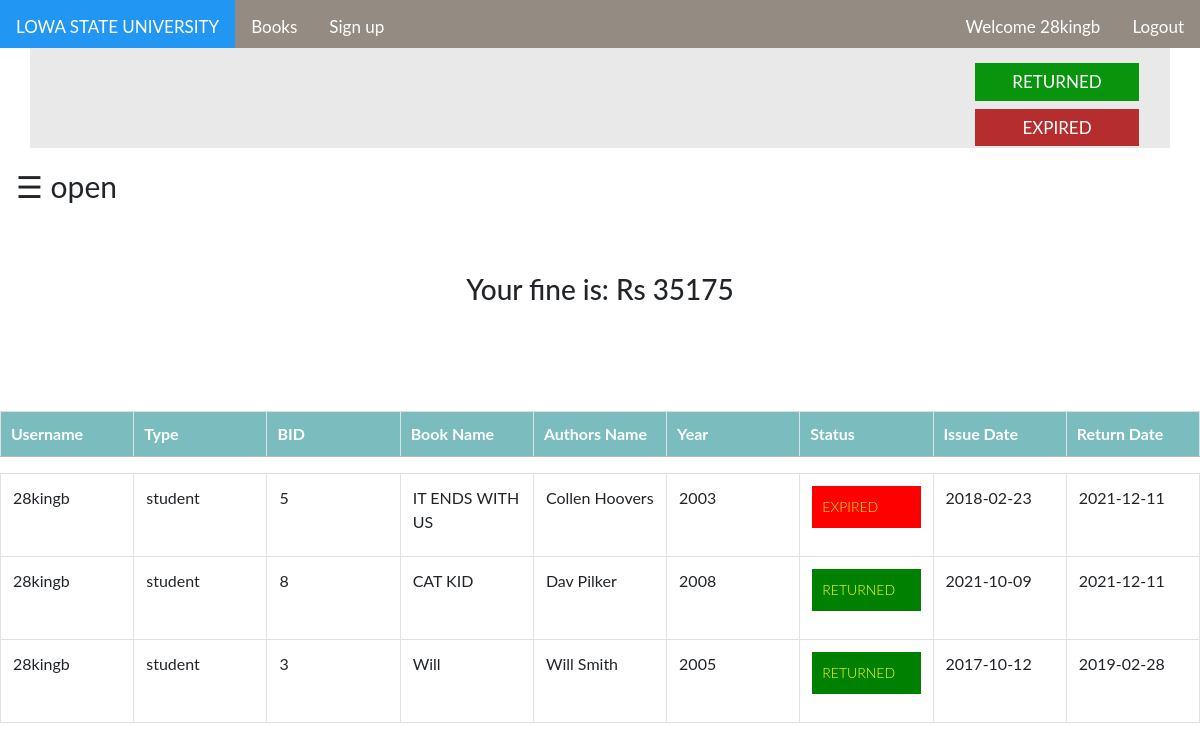
Screenshot of /student/expired.php (signed in) with the database file from the repository.
### tables this page shows
CREATE TABLE `student` (
  `first` varchar(100) NOT NULL,
  `last` varchar(100) NOT NULL,
  `dob` date NOT NULL,
  `username` varchar(100) NOT NULL,
  `email` varchar(100) NOT NULL,
  `contact` int(100) NOT NULL,
  `address` varchar(100) NOT NULL,
  `gender` varchar(100) NOT NULL,
  `type` varchar(100) NOT NULL,
  `password` varchar(100) NOT NULL
);

CREATE TABLE `books` (
  `bid` int(100) NOT NULL,
  `name` varchar(100) NOT NULL,
  `authors` varchar(100) NOT NULL,
  `year` varchar(100) NOT NULL,
  `status` varchar(100) NOT NULL,
  `quantity` int(100) NOT NULL,
  `department` varchar(100) NOT NULL
);

CREATE TABLE `issue_book` (
  `username` varchar(100) NOT NULL,
  `bid` int(100) NOT NULL,
  `approve` varchar(100) NOT NULL,
  `issue` varchar(100) NOT NULL,
  `returned` varchar(100) NOT NULL
);

### student/expired.php (the view, shortened to what this page needs)
<?php
include "connection.php";
include "navbar.php";
 ?>
<!doctype html>
<html>
<head>
</head>
<body>
<div class="container">
<div class="container-btn">
<form method="post">
<button type="submit" name="submit2" class="btn-returned">RETURNED</button>
<button type="submit" name="submit3" class="btn-expired">EXPIRED</button>
</form>
</div>
</div>
  <div id="main">
  <span style="font-size:30px;cursor:pointer" onclick="openNav()">&#9776; open</span>
  </div>
  <section class="listofbooks">
  <br>
  <br>
          <?php
          if(isset($_SESSION['login_user']))
          {
          ?>
          <?php
          $var=0;
          $var2=$var+$_SESSION['fine'];
        ?>
        <h3>Your fine is:
        <?php
        echo "Rs ".$var2;
        ?>
        </h3>
        <br><br><br><br>
        <?php
        }
         $ret='<p style="color:yellow; background-color:green;">RETURNED</p>';
        if(isset($_POST['submit2']))
        {
        $sql="SELECT student.username,type,books.bid,name,authors,year,approve,issue,issue_book.returned FROM student inner join issue_book ON student.username=issue_book.username inner join books ON issue_book.bid=books.bid WHERE issue_book.approve ='$ret' and issue_book.username ='$_SESSION[login_user]'  ORDER BY `issue_book`.`returned` DESC";
        $res=mysqli_query($db,$sql);
        }
        else
        {
        $sql="SELECT student.username,type,books.bid,name,authors,year,approve,issue,issue_book.returned FROM student inner join issue_book ON student.username=issue_book.username inner join books ON issue_book.bid=books.bid WHERE issue_book.approve !='' and issue_book.approve !='Yes'  and issue_book.username ='$_SESSION[login_user]' ORDER BY `issue_book`.`returned` DESC";
        $res=mysqli_query($db,$sql);
        }
        echo "<table class='table table-bordered' style='width:100%;' >";
        echo "<tr style='background-color: #6db6b9e6;'>";
        echo "<th>"; echo "Username";  echo "</th>";
        echo "<th>"; echo "Type";  echo "</th>";
        echo "<th>"; echo "BID";  echo "</th>";
        echo "<th>"; echo "Book Name";  echo "</th>";
        echo "<th>"; echo "Authors Name";  echo "</th>";
        echo "<th>"; echo "Year";  echo "</th>";
        echo "<th>"; echo "Status";  echo "</th>";
        echo "<th>"; echo "Issue Date";  echo "</th>";
        echo "<th>"; echo "Return Date";  echo "</th>";
      echo "</tr>";
      echo "</table>";
       echo "<div class='scroll'>";
        echo "<table class='table table-bordered' >";
      while($row=mysqli_fetch_assoc($res))
      {
        echo "<tr>";
          echo "<td>"; echo $row['username']; echo "</td>";
          echo "<td>"; echo $row['type']; echo "</td>";
          echo "<td>"; echo $row['bid']; echo "</td>";
          echo "<td>"; echo $row['name']; echo "</td>";
          echo "<td>"; echo $row['authors']; echo "</td>";
          echo "<td>"; echo $row['year']; echo "</td>";
          echo "<td>"; echo $row['approve']; echo "</td>";
          echo "<td>"; echo $row['issue']; echo "</td>";
          echo "<td>"; echo $row['returned']; echo "</td>";
        echo "</tr>";
      }
    echo "</table>";
        echo "</div>";
    ?>
  </section>

### student/style.css (style rules this page uses)
* { margin:0; padding:0; }
::placeholder { color: #FFFFFF; font-family: arial; }
input, textarea, select, button { font-family: arial; color: #333; font-size: 14px; }
p, h1, h2, h3, h4, h5, h6, ul { margin: 0; }
button { border: none; width: 164px; height: 51px; margin: auto; margin-top: 40px; cursor: pointer; display: flex; align-items: center; justify-content: center; padding: 0; background: #333; font-size: 15px; color: #fff; }
p { color: #777; font-size: 14px; font-weight: 300; line-height: 22px; padding:10px; }
h3 { text-align: center; font-weight: 600; margin: 10px 0; }
#main { transition: margin-left .5s; padding: 16px; }
.listofbooks { height: 3500px; }
.listofbooks table { border-collapse: collapse; width: 100%; }
.listofbooks th { color: white; }
.listofbooks th, td { padding: 10px; text-align: left; border-bottom: 1px solid #b7b8c7; }

### student/navbar.php (style rules this page uses)
body { margin: 0; font-family: "Lato", sans-serif; transition: background-color .5s; }

### student/expired.php (style rules this page uses)
#main { transition: margin-left .5s; padding: 16px; }
.listofbooks { height: 1500px; }
.listofbooks table { border-collapse: collapse; width: 100%; }
.listofbooks th { color: white; }
.listofbooks th, td { padding: 10px; text-align: left; border-bottom: 1px solid #b7b8c7; }
button { border: none; width: 164px; height: 51px; margin: auto; margin-top: 40px; cursor: pointer; display: flex; align-items: center; justify-content: center; padding: 0; background: #333; font-size: 15px; color: #fff; }
.scroll { width: 100%; height: 500px; overflow: auto; }
th,td { width:10%; }
.container { overflow: hidden; background-color: #e9e9e9; height:100px; }
.container .container-btn { float: right; padding-top: 30px; }
.container .container-btn .btn-returned { height:auto; padding: 6px; margin-top: -15px; margin-right: 16px; background: #09940e; font-size: 17px; border: none; cursor: pointer; }
.container .container-btn .btn-expired { height:auto; padding: 6px; margin-top: 8px; margin-right: 16px; background: #b52d2d; font-size: 17px; border: none; cursor: pointer; }

### rows the page displays
student: username "28kingb", type "student", books.bid "5", books.name "IT ENDS WITH US", books.authors "Collen Hoovers", books.year "2003", issue_book.approve "EXPIRED", issue_book.issue "2018-02-23", issue_book.returned "2021-12-11", books.bid "8", books.name "CAT KID", books.authors "Dav Pilker", books.year "2008", issue_book.approve "RETURNED", issue_book.issue "2021-10-09", books.bid "3", books.name "Will", books.authors "Will Smith", books.year "2005", issue_book.issue "2017-10-12", issue_book.returned "2019-02-28"

### other values shown
$_SESSION['login_user'] "28kingb"
$var2 "35175"
